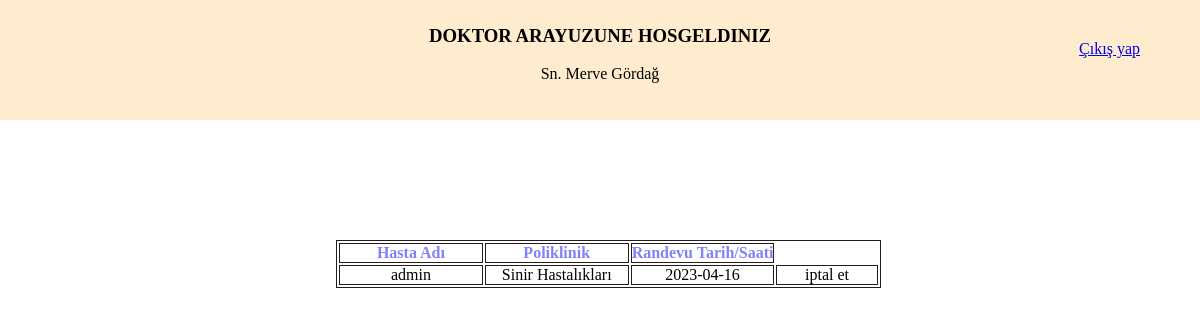
Page /doctor.php (signed in) on the earlier database version.
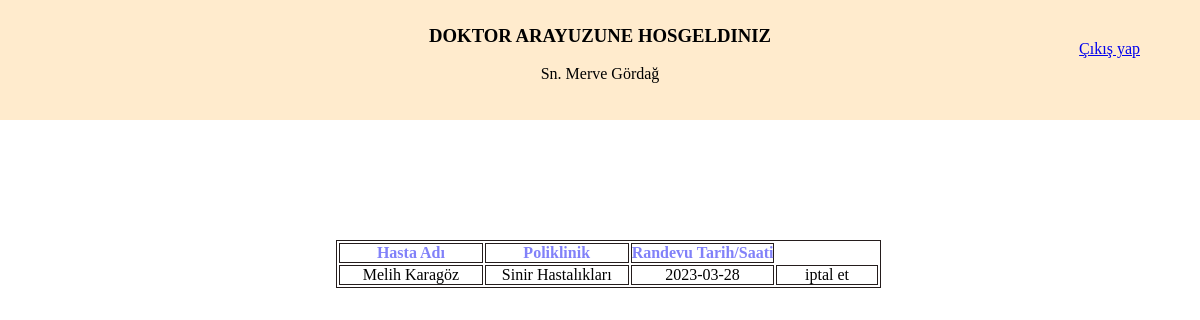
Same page on the later database version.
### tables this page shows
CREATE TABLE `appointments` (
  `id` int NOT NULL AUTO_INCREMENT,
  `patient_name` varchar(50) DEFAULT NULL,
  `doctor_name` varchar(50) DEFAULT NULL,
  `date` varchar(20) DEFAULT NULL,
  `branch` varchar(50) DEFAULT NULL,
  PRIMARY KEY (`id`)
);

### control.php (called while the page is built, shortened)
<?php
$con = $_SESSION['con'];
function get_my_appointments_as_doctor($doctor)
{
	global $con;
	$query = mysqli_query($con, "SELECT id,patient_name,branch,date from appointments WHERE doctor_name='$doctor'");
}

### doctor.php (the view, shortened to what this page needs)
<?php
include 'control.php';
get_my_appointments_as_doctor($_SESSION['user']);
?>
<!DOCTYPE html>
<html lang="en">
<head>
	<link rel="stylesheet" href="css/style.css">
</head>
<body>
	<div class="head">
		<div class="header">
			<center>
				<h3 class="index-header">DOKTOR ARAYUZUNE HOSGELDINIZ</h3><br>
				<p>Sn. <?php echo ($_SESSION['user']) ?></p>
			</center>
		</div>
	</div>
	<div class="table-main">
		<div class="table-content">
			<?php
			if (isset($_SESSION['dr_app_count']) && $_SESSION['dr_app_count'] != 0) {
				echo ("<table class='dr_table'>");
				echo ("<tr>");
				echo ("<th>Hasta Adı</th>");
				echo ("<th>Poliklinik</th>");
				echo ("<th>Randevu Tarih/Saati</th>");
				echo ("</tr>");
				while ($app = $_SESSION['dr_appointments_arr']->fetch_assoc()) {
					$app_branch = $app["patient_name"];
					$app_patient = $app["branch"];
					$app_date = $app["date"];
					$app_id = $app["id"];
					echo ("<tr>");
					echo ("<td>$app_branch</td>");
					echo ("<td>$app_patient</td>");
					echo ("<td>$app_date</td>");
					echo ("<td onclick='del($app_id)' class='cancel_app'>iptal et<input type='hidden' class='app_id_" . $app_id . "' value='$app_id'> </td>");
					echo ("</tr>");
				}
			} else {
				echo ("<h3 class='no_app'>HENÜZ HİÇ RANDEVUNUZ YOK.</h3></i>");
			}
			?>
			</table>
		</div>
	</div>
	<div class="exit">
		<a href="login.php?pr=exit">Çıkış yap</a>
	</div>
</body>
</html>

### css/style.css (style rules this page uses)
* { box-sizing: border-box; margin: 0; padding: 0; }
.head { width: 100%; height: 15vh; background-color: blanchedalmond; }
.head .header { padding-top: 25px; }
.exit { position: fixed; right: 5%; top: 5%; }
.table-main { width: 80%; margin-top: 10%; margin-left: 20%; }
.table-main th { width: 27%; }
.table-main th { color: rgb(129, 129, 249); }
.table-main table, th, td { border: 1px solid rgb(36, 28, 28); text-align: center; }
.index-my-apps th, td { width: 20%; }
.dr_table { margin: 10%; }

Differences in the rows shown:
removed appointments: patient_name "admin", branch "Sinir Hastalıkları", date "2023-04-16"
added appointments: patient_name "Melih Karagöz", branch "Sinir Hastalıkları", date "2023-03-28"
